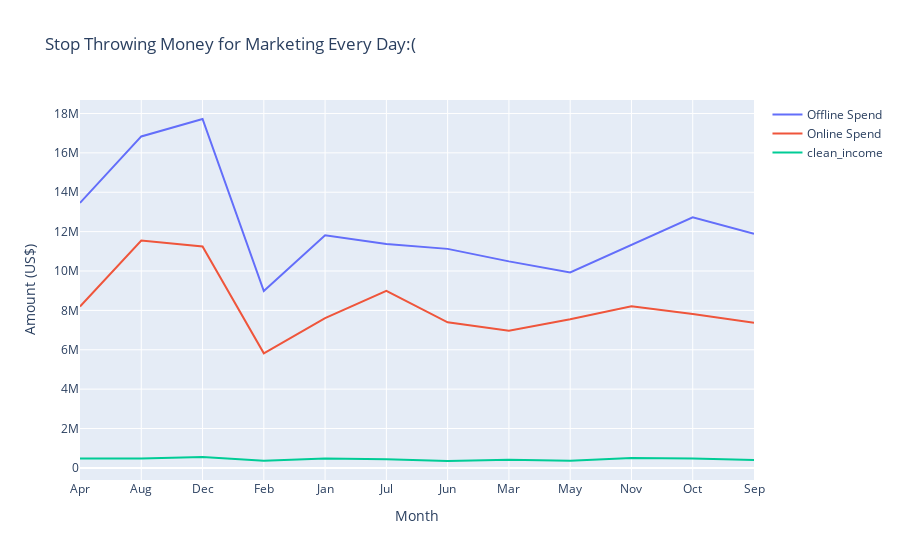

Here is the notebook cell this chart was saved with:
### Markdown cell above
It seems that our online spend and offline marketing spend positively correlates with clean income. But to be sure what kind of phenomenon we're seeing, let's visualize it with line plot

### Code cell
import plotly.graph_objects as go

spend_vs_income = spend_vs_income.reset_index()

fig = go.Figure()
fig.add_trace(go.Scatter(x = spend_vs_income['Month_x'],y = spend_vs_income['Offline_Spend'], mode = 'lines', name = 'Offline Spend'))
fig.add_trace(go.Scatter(x = spend_vs_income['Month_x'], y = spend_vs_income['Online_Spend'], mode = 'lines', name = 'Online Spend'))
fig.add_trace(go.Scatter(x = spend_vs_income['Month_x'], y = spend_vs_income['Invoice'], mode = 'lines', name = 'clean_income'))

fig.update_layout(title = 'Stop Throwing Money for Marketing Every Day:( ',
xaxis_title = 'Month',
yaxis_title = 'Amount (US$)'
)
fig.show()

### Figure 1 — Plotly figure (JSON) as saved in the notebook; plotly's stock layout.template omitted (floating-point values rounded to 4 significant figures)
{"data": [{"mode": "lines", "name": "Offline Spend", "type": "scatter", "x": ["Apr", "Aug", "Dec", "Feb", "Jan", "Jul", "Jun", "Mar", "May", "Nov", "Oct", "Sep"], "y": [13459000, 16834500, 17720000, 8985400, 11810900, 11366500, 11124000, 10488500, 9930000, 11338500, 12722500, 11886500]}, {"mode": "lines", "name": "Online Spend", "type": "scatter", "x": ["Apr", "Aug", "Dec", "Feb", "Jan", "Jul", "Jun", "Mar", "May", "Nov", "Oct", "Sep"], "y": [8197000.0, 11550000.0, 11240000.0, 5821000.0, 7610000.0, 8993000.0, 7395000.0, 6965000.0, 7554000.0, 8215000.0, 7814000.0, 7371000.0]}, {"mode": "lines", "name": "clean_income", "type": "scatter", "x": ["Apr", "Aug", "Dec", "Feb", "Jan", "Jul", "Jun", "Mar", "May", "Nov", "Oct", "Sep"], "y": [475200.0, 475000.0, 556100.0, 358800.0, 472400.0, 440900.0, 350300.0, 411600.0, 362400.0, 500100.0, 480500.0, 396300.0]}], "layout": {"title": {"text": "Stop Throwing Money for Marketing Every Day:( "}, "xaxis": {"title": {"text": "Month"}}, "yaxis": {"title": {"text": "Amount (US$)"}}}}
